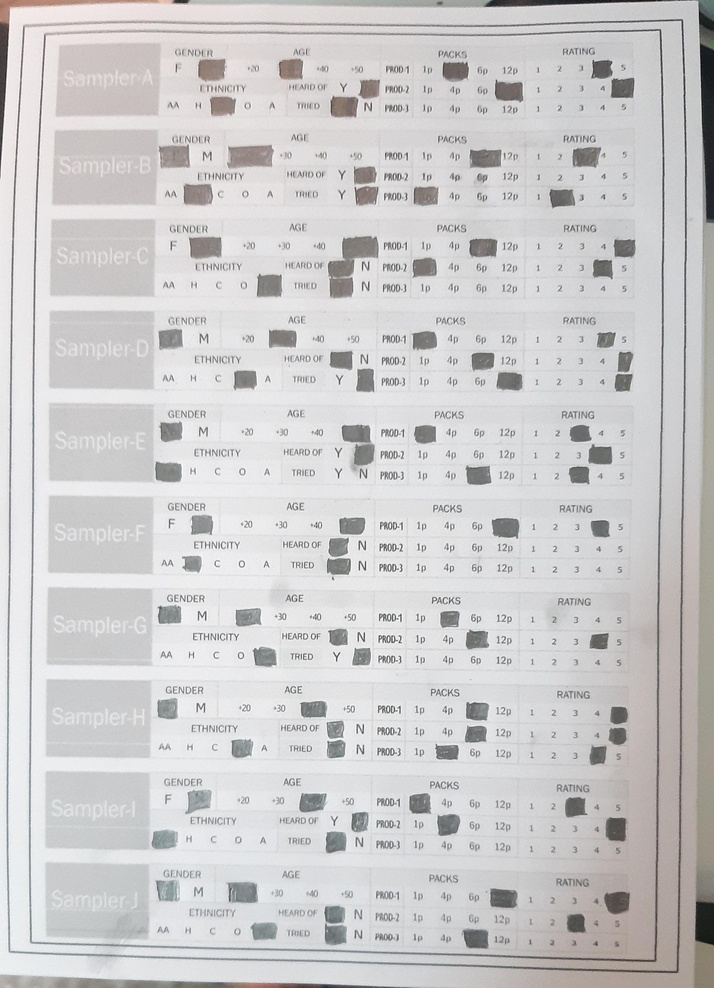
#> input picture images/1_original_testAlbert1.jpg, 714 x 988 px, shrunk from 2592 x 3586 before the run
$ python -i perspective_correction.py   (imports and definitions only)
#> lines starting #> are read from the running program, lines starting #| are printed output that depends on the picture; after the words box and inside, x2 and y2 are one past the last pixel; in counts of white or black regions, pixels touching at a corner belong together
#> further down, picture is the input picture: shape (988, 714, 3); mean B, G, R 203.8, 203.4, 204.6
import numpy as np
import cv2
from PIL import Image
import imutils

class PerspectiveCorrection:
    def perspective_correction(self, img, padding_size = 100, padding_color=(0, 0, 0)):
#> called with padding_size = 100, padding_color = (0, 0, 0)
        self.padded_image = cv2.copyMakeBorder(img, padding_size, padding_size, padding_size, padding_size, cv2.BORDER_CONSTANT, value=padding_color)
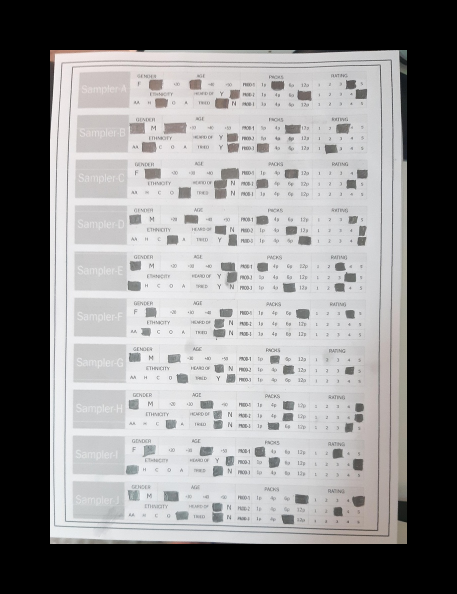
#> self.padded_image: shape (1188, 914, 3) (shown at 1/2 size); mean B, G, R 132.4, 132.1, 132.9

        """Find the largest square contour in the image."""
        gray = cv2.cvtColor(self.padded_image, cv2.COLOR_BGR2GRAY)
        _, binary = cv2.threshold(gray, 100, 100, cv2.THRESH_BINARY)
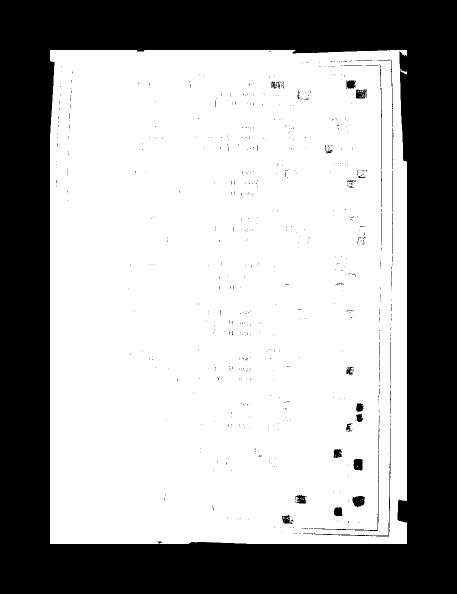
#> binary: shape (1188, 914) (shown at 1/2 size); values 0 (black) and 100 (white), 63.9% white; 753 black regions (713 under 20 px)

        cnts = cv2.findContours(binary.copy(), cv2.RETR_LIST, cv2.CHAIN_APPROX_SIMPLE)
#> cnts = 865 contours, 805 with area under 20; largest, box (x1, y1, x2, y2) and area: (100, 100, 814, 1088) 698650, (630, 910, 782, 1074) 749, (626, 907, 759, 1063) 632, (704, 991, 731, 1015) 464, (706, 917, 726, 942) 412
        cnts = imutils.grab_contours(cnts)
        cnts = sorted(cnts, key = cv2.contourArea, reverse = True)[:5]
#> cnts = 5 contours; box (x1, y1, x2, y2) and area: (100, 100, 814, 1088) 698650, (630, 910, 782, 1074) 749, (626, 907, 759, 1063) 632, (704, 991, 731, 1015) 464, (706, 917, 726, 942) 412

        # loop over the contours
        rectangular_contours = []
        max_area = 0
        contour_with_max_area = None

        for c in cnts:
            # approximate the contour
            peri = cv2.arcLength(c, True)
            approx = cv2.approxPolyDP(c, 0.02 * peri, True)
            # if our approximated contour has four points, then we
            # can assume that we have found our screen
            if len(approx) == 4:
                screenCnt = approx
                area = cv2.contourArea(screenCnt)
                if area > max_area:
                    max_area = area
                    contour_with_max_area = screenCnt
#> this loop made 5 passes
#> (peri, area, max_area, contour_with_max_area) on pass 1: (3563.9, 703731, 703731, [[100, 100], [100, 1087], [813, 1087], [813, 100]])
#> (peri, screenCnt, area) on passes 2 to 3: (640.9, [[780, 910], [778, 1072], [631, 1069], [776, 1070]], 308), (575.8, [[757, 907], [756, 1060], [627, 1058], [754, 1059]], 216)
#> after the loop, max_area = 703731

        # show the contour (outline) of the piece of paper
        cv2.drawContours(self.padded_image, [contour_with_max_area], -1, (0, 255, 0), 10)
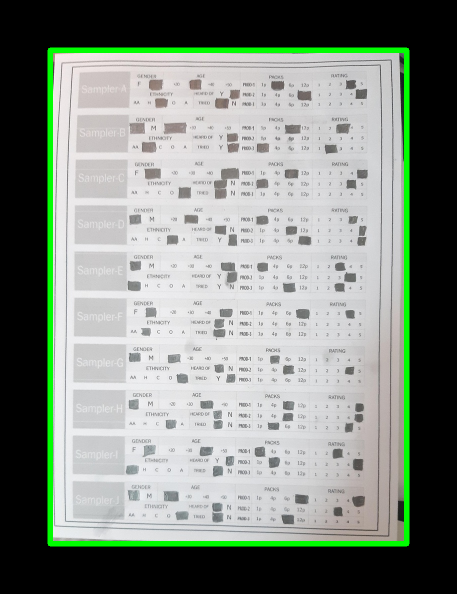
#> self.padded_image: shape (1188, 914, 3) (shown at 1/2 size); 3.44% of pixels changed, all inside (x1, y1, x2, y2) = (95, 95, 819, 1093)


        if contour_with_max_area is not None:
            # Crop the image to the largest square contour
            x, y, w, h = cv2.boundingRect(contour_with_max_area)
#> x = 100; y = 100; w = 714; h = 988
            cropped_image = self.padded_image[y:y+h, x:x+w]
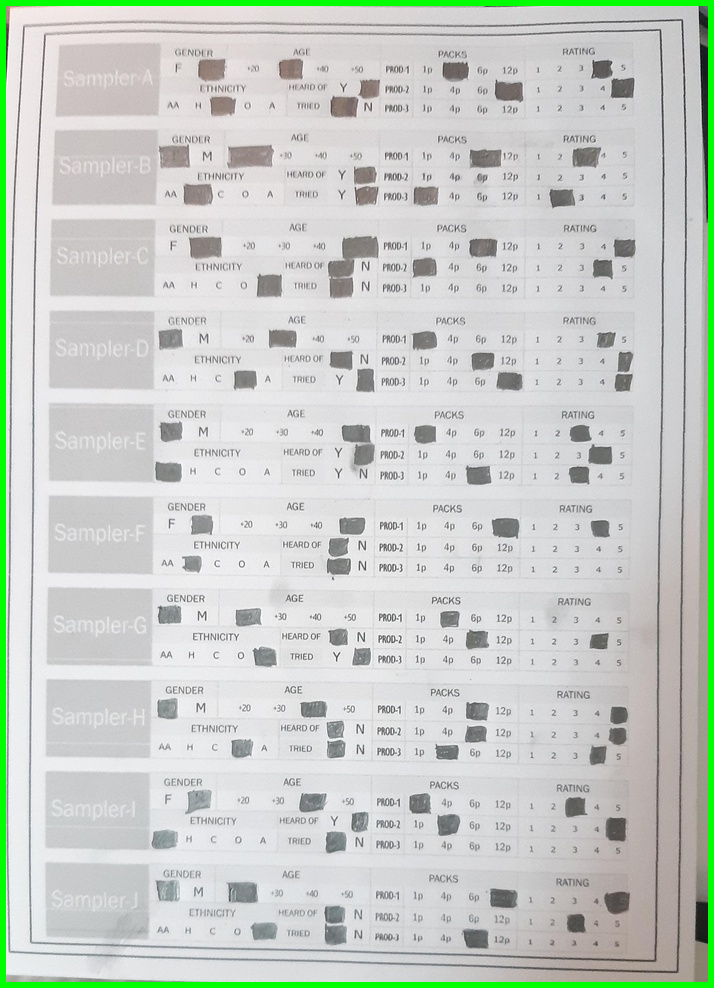
#> cropped_image: shape (988, 714, 3); mean B, G, R 199.2, 206, 199.8

            # Convert to RGB (if necessary) and save the result
            cropped_image_rgb = cv2.cvtColor(cropped_image, cv2.COLOR_BGR2RGB)
            cropped_image_pil = Image.fromarray(cropped_image_rgb)
            cropped_image_pil = np.array(cropped_image_pil)


        pts = contour_with_max_area.reshape(4, 2)
#> pts = [[100, 100], [100, 1087], [813, 1087], [813, 100]]
        rect = np.zeros((4, 2), dtype="float32")
        s = pts.sum(axis=1)
#> s = [200, 1187, 1900, 913]
        rect[0] = pts[np.argmin(s)]
        rect[2] = pts[np.argmax(s)]

        diff = np.diff(pts, axis=1)
#> diff = [0, 987, 274, -713]
        rect[1] = pts[np.argmin(diff)]
        rect[3] = pts[np.argmax(diff)]

        """Apply perspective correction to the image given the source points."""
        width = max(np.linalg.norm(rect[0] - rect[1]), np.linalg.norm(rect[2] - rect[3]))
        height = max(np.linalg.norm(rect[0] - rect[3]), np.linalg.norm(rect[1] - rect[2]))

        dst = np.array([[0, 0], [width, 0], [width, height], [0, height]], dtype="float32")

        matrix = cv2.getPerspectiveTransform(rect, dst)
        result = cv2.warpPerspective(img, matrix, (int(width), int(height)))
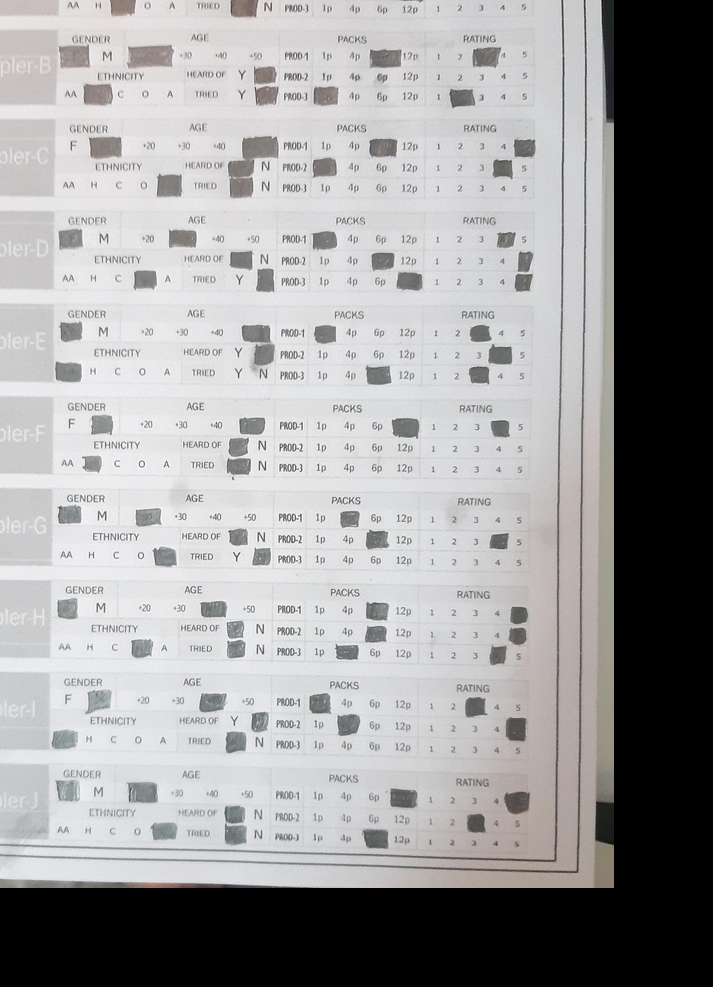
#> result: shape (987, 713, 3); mean B, G, R 157.3, 157, 157.6
        return result

>>> import cv2
>>> picture = cv2.imread('../../images/1_original_testAlbert1.jpg')
>>> result = PerspectiveCorrection().perspective_correction(picture)

$ run again, on images/1_original_testAlbert2.jpg
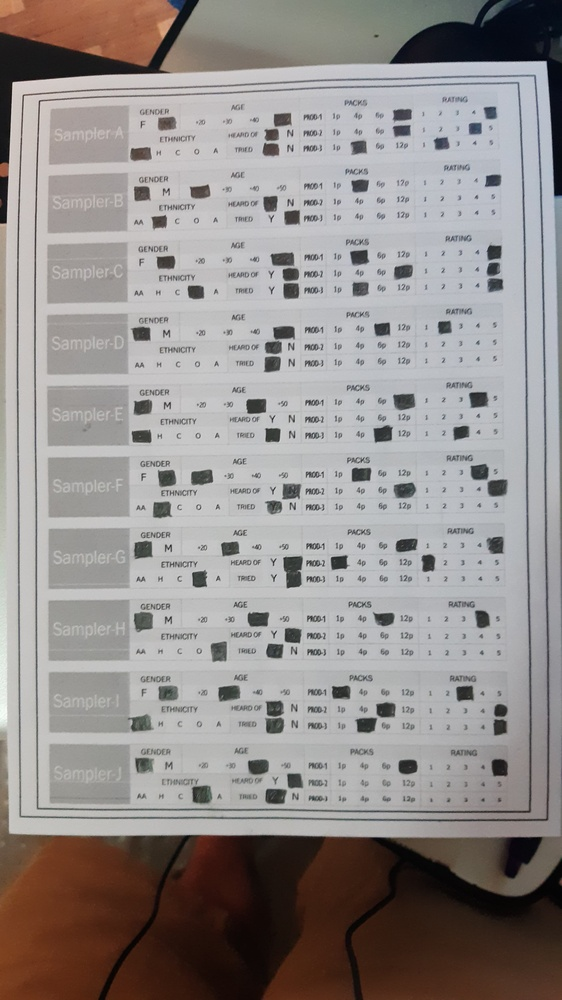
#> input picture images/1_original_testAlbert2.jpg, 562 x 1000 px, shrunk from 2592 x 4608 before the run
#> picture is the input picture: shape (1000, 562, 3); mean B, G, R 141.9, 143.6, 148.7
#> in perspective_correction, `_, binary = cv2.threshold(gray, 100, 100, cv2.THRESH_BINARY)`:
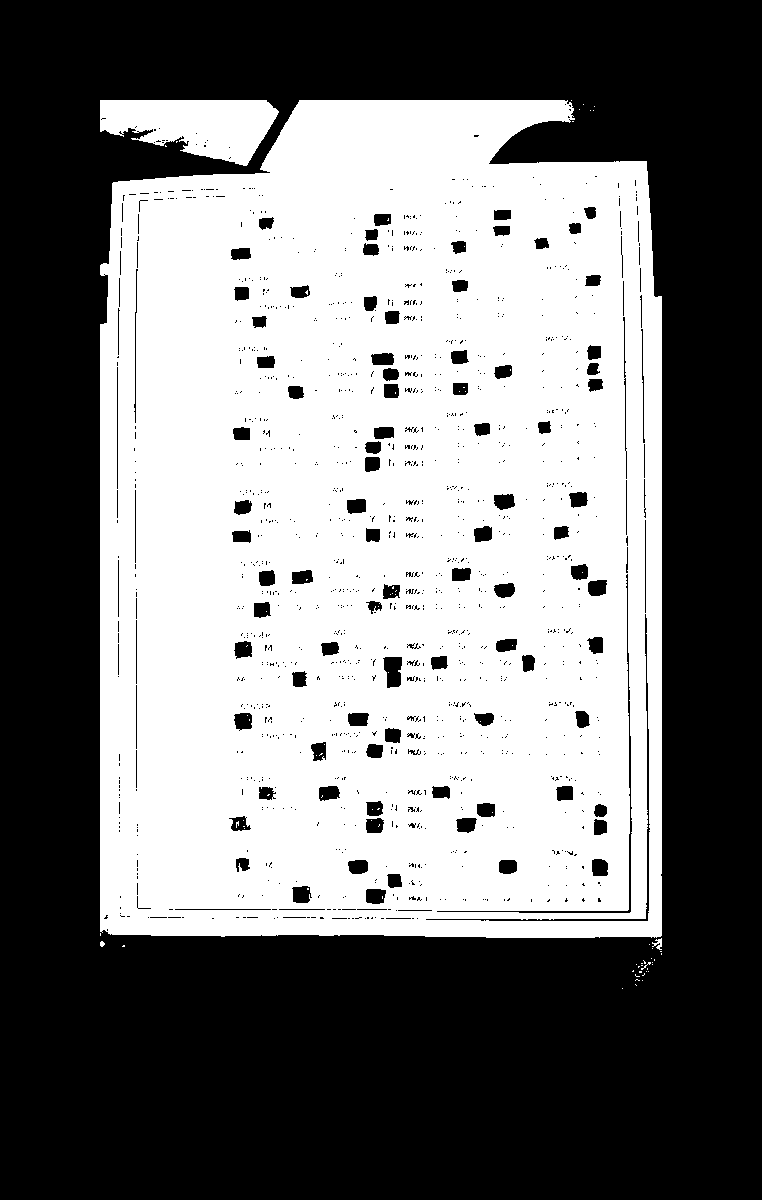
#> binary: shape (1200, 762); values 0 (black) and 100 (white), 47% white; 79 white regions (75 under 20 px)
#> in perspective_correction, `cnts = cv2.findContours(binary.copy(), cv2.RETR_LIST, cv2.CHAIN_APPROX..`: cnts = 1651 contours, 1493 with area under 20; largest, box (x1, y1, x2, y2) and area: (100, 100, 662, 938) 444028, (100, 100, 279, 166) 7732, (425, 613, 651, 922) 1458, (436, 573, 633, 914) 1362, (382, 656, 403, 689) 510
#> in perspective_correction, `cnts = sorted(cnts, key = cv2.contourArea, reverse = True)[:5]`: cnts = 5 contours; box (x1, y1, x2, y2) and area: (100, 100, 662, 938) 444028, (100, 100, 279, 166) 7732, (425, 613, 651, 922) 1458, (436, 573, 633, 914) 1362, (382, 656, 403, 689) 510
#> the loop in perspective_correction, `for c in cnts:` made 5 passes
#> (peri, area, max_area, contour_with_max_area) on passes 3 to 4: (1078.6, 679.5, 679.5, [[645, 613], [648, 920], [426, 920], [645, 918]]), (1078.8, 698.5, 698.5, [[627, 573], [631, 911], [437, 912], [628, 909]])
#> after the loop in perspective_correction, `for c in cnts:`: max_area = 698.5
#> x = 437; y = 573; w = 195; h = 340
#> in perspective_correction, `cropped_image = self.padded_image[y:y+h, x:x+w]`:
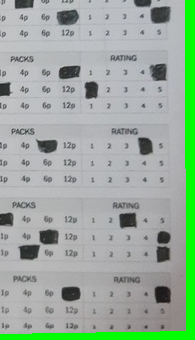
#> cropped_image: shape (340, 195, 3); mean B, G, R 157.5, 173.3, 154.7
#> pts = [[627, 573], [631, 911], [437, 912], [628, 909]]
#> s = [1200, 1542, 1349, 1537]
#> diff = [-54, 280, 475, 281]
#> result: shape (388, 194, 3); every value is 0

$ run again, on images/1_original_test_case_dark.jpg
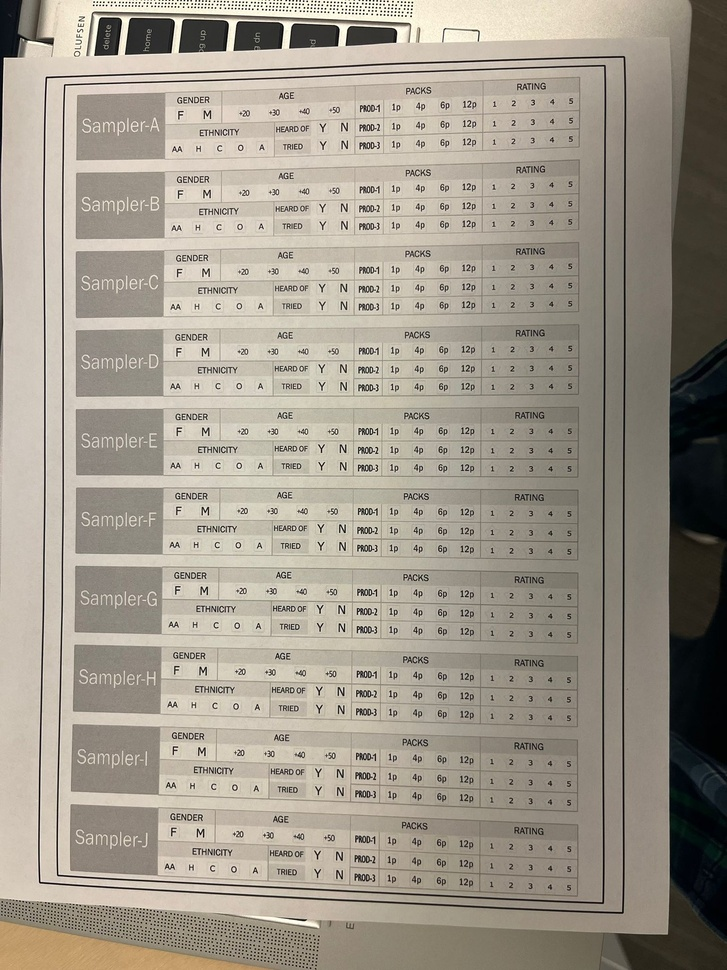
#> input picture images/1_original_test_case_dark.jpg, 727 x 970 px, shrunk from 1536 x 2048 before the run
#> picture is the input picture: shape (970, 727, 3); mean B, G, R 140, 152.7, 160
#> in perspective_correction, `_, binary = cv2.threshold(gray, 100, 100, cv2.THRESH_BINARY)`:
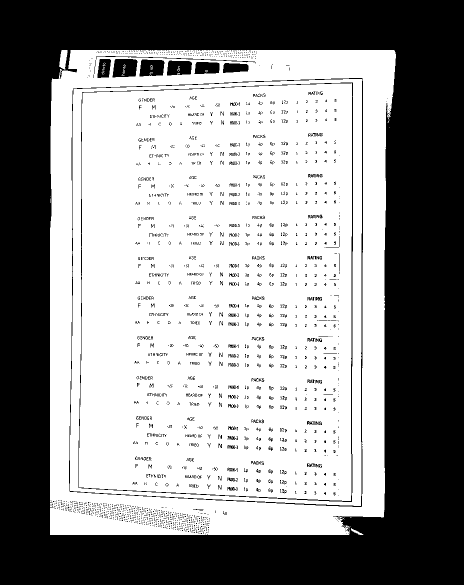
#> binary: shape (1170, 927) (shown at 1/2 size); values 0 (black) and 100 (white), 56.5% white; 2453 black regions (2318 under 20 px)
#> in perspective_correction, `cnts = cv2.findContours(binary.copy(), cv2.RETR_LIST, cv2.CHAIN_APPROX..`: cnts = 3863 contours, 3433 with area under 20; largest, box (x1, y1, x2, y2) and area: (100, 100, 792, 1070) 644675, (137, 155, 727, 1015) 487404, (140, 158, 724, 1012) 479808, (156, 164, 707, 1005) 445544, (158, 166, 705, 1002) 438430
#> in perspective_correction, `cnts = sorted(cnts, key = cv2.contourArea, reverse = True)[:5]`: cnts = 5 contours; box (x1, y1, x2, y2) and area: (100, 100, 792, 1070) 644675, (137, 155, 727, 1015) 487404, (140, 158, 724, 1012) 479808, (156, 164, 707, 1005) 445544, (158, 166, 705, 1002) 438430
#> the loop in perspective_correction, `for c in cnts:` made 5 passes
#> (peri, area, max_area, contour_with_max_area) on pass 1: (3629.3, 624108.5, 624108.5, [[141, 100], [100, 1069], [766, 1034], [788, 100]])
#> after the loop in perspective_correction, `for c in cnts:`: max_area = 624108.5
#> x = 100; w = 689; h = 970
#> pts = [[141, 100], [100, 1069], [766, 1034], [788, 100]]
#> s = [241, 1169, 1800, 888]
#> diff = [-41, 969, 268, -688]
#> in perspective_correction, `result = cv2.warpPerspective(img, matrix, (int(width), int(height)))`:
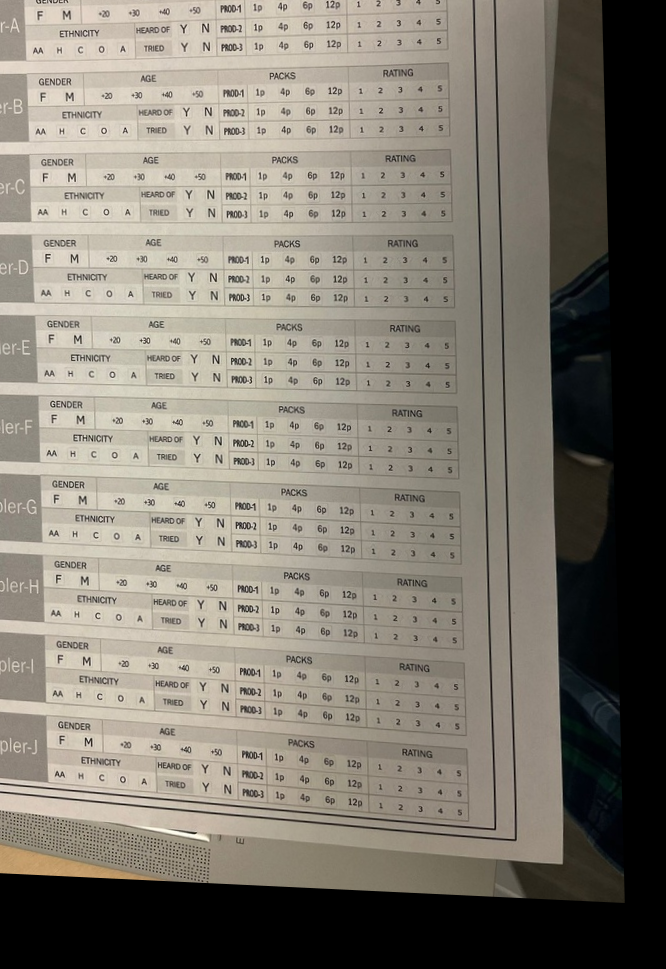
#> result: shape (969, 666, 3); mean B, G, R 112.8, 123.3, 129
